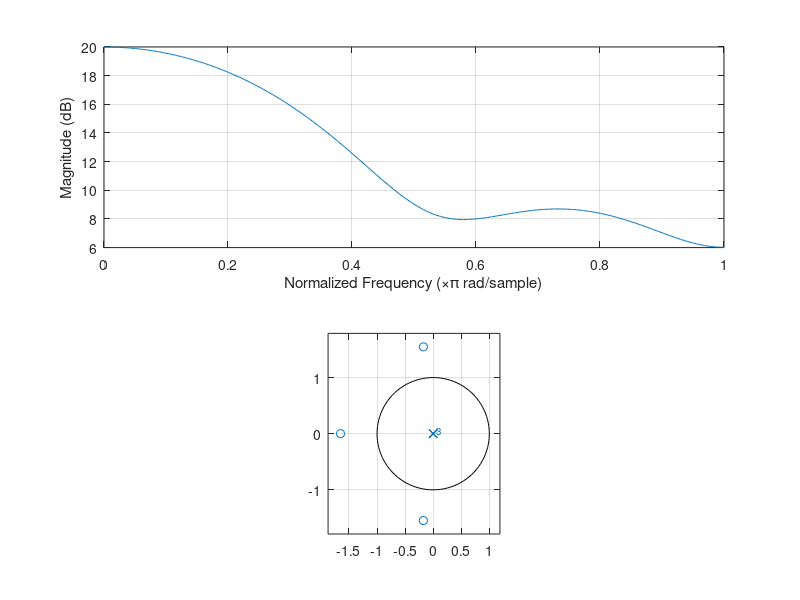
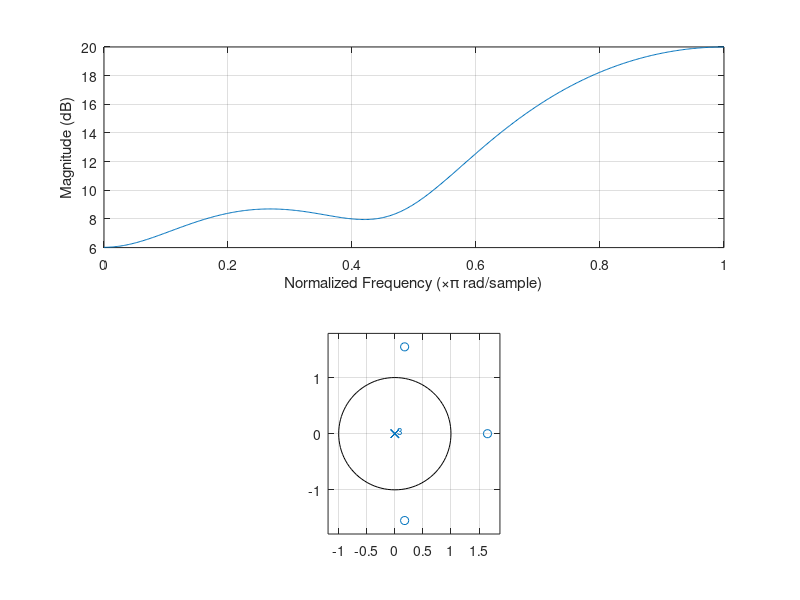

Reproduce these figures in MATLAB, in order. (Note: this script raises an error after producing the figures.)
%rad - urcen poctem polu
%stabilita - poly lezi v jednotkove kruznici
%kauzalita - polu je stejne nebo vice nez NB
% FIR/IIR - pokud jsou vsechny poly v nule, pak FIR, jinak IIR

% 1. system
%3. rad, FIR, kauzalni, stabilni
a1 = [1 2 3 4];
b1 = [1 0 0 0];
h1 = impz(a1,b1);
H1 = tf(a1,b1,-1);
figure;
freqz(a1,b1)
subplot(2,1,2)
zplane(a1,b1)

% 2. system
%3. rad, FIR, kauzalni, stabilni
h2 = [1 -2 3 -4];
a2 = h2;
b2 = b1;
H2 = tf(a2,b2,-1);
figure;
freqz(a2,b2)
subplot(2,1,2)
zplane(a2,b2)

% 3. system
%1. rad, IIR, kauzalni, stabilni
z = tf('z');
H3 = ((1/2)+((z^-1)/2))/(1-((z^-1)/4));
[a3,b3] = tfdata(H3, 'v');
figure;
freqz(a3,b3)
subplot(2,1,2)
zplane(a3,b3)

% 4. system
%3. rad, FIR, kauzalni, stabilni
H4 = 1+(3/4)*z^(-1)+(2/4)*z^(-2)+(1/4)*z^(-3);
[a4,b4] = tfdata(H4, 'v');
figure;
freqz(a4,b4)
subplot(2,1,2)
zplane(a4,b4)

% 5. system
%4. rad, IIR, kauzalni, stabilni
H5 = series(H1, H3);
[a5,b5] = tfdata(H5, 'v');
figure;
freqz(a5,b5)
subplot(2,1,2)
zplane(a5,b5)

% 6. system
%4. rad, IIR, kauzalni, stabilni
H6 = parallel(H5, H2);
[a6,b6] = tfdata(H6, 'v');
figure;
freqz(a6,b6)
subplot(2,1,2)
zplane(a6,b6)

% 7. system
%7. rad, IIR, kauzalni, stabilni
H7 = series(H6, H4);
[a7,b7] = tfdata(H7, 'v');
figure;
freqz(a7,b7)
subplot(2,1,2)
zplane(a7,b7)

%Jaky je rozdil mezi systemem 1 a 2?
%   Co dela operace (-1)^n?
%       obraci znamenko u kazdeho sudeho clenu v citateli
%   Jak se to projevilo na kmitoctove charakteristice a nulovych bodech a polech?
%       Nulove body a poly jsou prevraceny pres imaginarni osu
%       Kmitoctova char-ka je otocena (Z DP na HP)
% Kombinace
%   Jak se projevuje seriova kombinace systemu z pohledu nulovych bodu a polu?
%       System obsahuje poly a NB z obou vstupnich systemu
%   Jak se projevuje paralelni kombinace systemu z pohledu nulovych bodu a polu?
%       Pocet i poloha jednotlivych poly a NB se zmenila
%   Jak se projevuje seriova kombinace z pohledu kmitoctove charakteristiky?
%       Vykazuje dle ocekavani (vzhledem k tomu, ze jde o jejich nasobeni) charakter obou dvou systemu, ktere jsou kombinovany
%   Jak se projevuje paralelni kombinace z pohledu kmitoctove
%       Vykazuje dle ocekavani (vzhledem k tomu, ze jde o jejich soucet) charakter obou dvou systemu, ktere jsou kombinovany